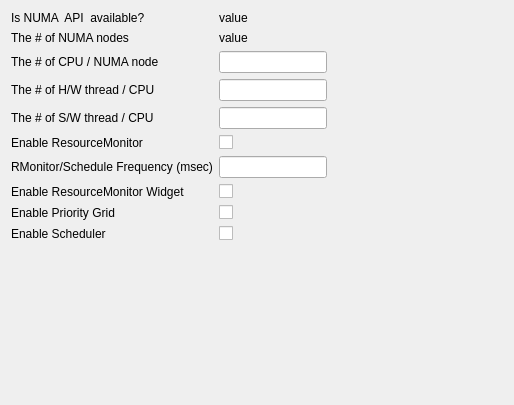
<?xml version="1.0" encoding="UTF-8"?>
<ui version="4.0">
 <class>SystemSettingDialog</class>
 <widget class="QDialog" name="SystemSettingDialog">
  <property name="geometry">
   <rect>
    <x>0</x>
    <y>0</y>
    <width>514</width>
    <height>405</height>
   </rect>
  </property>
  <property name="windowTitle">
   <string>Dialog</string>
  </property>
  <layout class="QFormLayout" name="formLayout">
   <property name="fieldGrowthPolicy">
    <enum>QFormLayout::FieldsStayAtSizeHint</enum>
   </property>
   <item row="0" column="0">
    <widget class="QLabel" name="label_6">
     <property name="text">
      <string>Is NUMA  API  available?</string>
     </property>
    </widget>
   </item>
   <item row="0" column="1">
    <widget class="QLabel" name="isNumaAvailLabel">
     <property name="text">
      <string>value</string>
     </property>
    </widget>
   </item>
   <item row="1" column="0">
    <widget class="QLabel" name="label">
     <property name="text">
      <string>The # of NUMA nodes</string>
     </property>
    </widget>
   </item>
   <item row="1" column="1">
    <widget class="QLabel" name="numNumaNodesLabel">
     <property name="text">
      <string>value</string>
     </property>
    </widget>
   </item>
   <item row="2" column="0">
    <widget class="QLabel" name="label_3">
     <property name="text">
      <string>The # of CPU / NUMA node</string>
     </property>
    </widget>
   </item>
   <item row="2" column="1">
    <widget class="QLineEdit" name="numCpuPerNumaLineEdit"/>
   </item>
   <item row="3" column="0">
    <widget class="QLabel" name="label_4">
     <property name="text">
      <string>The # of H/W thread / CPU</string>
     </property>
    </widget>
   </item>
   <item row="3" column="1">
    <widget class="QLineEdit" name="numHWThreadLineEdit"/>
   </item>
   <item row="4" column="0">
    <widget class="QLabel" name="label_5">
     <property name="text">
      <string>The # of S/W thread / CPU</string>
     </property>
    </widget>
   </item>
   <item row="4" column="1">
    <widget class="QLineEdit" name="numSWThreadLineEdit"/>
   </item>
   <item row="5" column="0">
    <widget class="QLabel" name="label_8">
     <property name="text">
      <string>Enable ResourceMonitor</string>
     </property>
    </widget>
   </item>
   <item row="5" column="1">
    <widget class="QCheckBox" name="rmonitorCheckBox">
     <property name="text">
      <string/>
     </property>
    </widget>
   </item>
   <item row="9" column="0">
    <widget class="QLabel" name="label_9">
     <property name="text">
      <string>Enable Scheduler</string>
     </property>
    </widget>
   </item>
   <item row="9" column="1">
    <widget class="QCheckBox" name="schedulerCheckBox">
     <property name="text">
      <string/>
     </property>
    </widget>
   </item>
   <item row="8" column="0">
    <widget class="QLabel" name="label_2">
     <property name="text">
      <string>Enable Priority Grid</string>
     </property>
    </widget>
   </item>
   <item row="8" column="1">
    <widget class="QCheckBox" name="pGridCheckBox">
     <property name="text">
      <string/>
     </property>
    </widget>
   </item>
   <item row="7" column="0">
    <widget class="QLabel" name="label_7">
     <property name="text">
      <string>Enable ResourceMonitor Widget</string>
     </property>
    </widget>
   </item>
   <item row="7" column="1">
    <widget class="QCheckBox" name="rmonitorWidgetCheckBox">
     <property name="text">
      <string/>
     </property>
    </widget>
   </item>
   <item row="6" column="0">
    <widget class="QLabel" name="label_10">
     <property name="text">
      <string>RMonitor/Schedule Frequency (msec)</string>
     </property>
    </widget>
   </item>
   <item row="6" column="1">
    <widget class="QLineEdit" name="schedFreqLineEdit"/>
   </item>
  </layout>
 </widget>
 <resources/>
 <connections/>
</ui>
